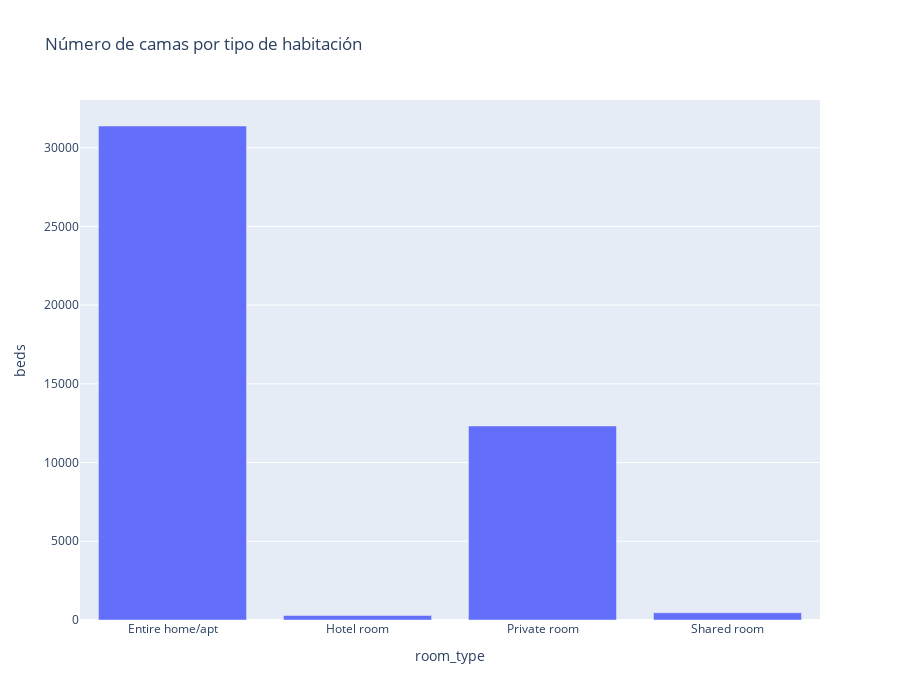

The notebook cell saved with this chart:
### Code cell
# GRAFICAS NUMERO DE CAMAS POR TIPO DE PROPIEDAD

# Para poder graficar las variables vamos a utilizar property_type y beds
grouped_type = df_listings.groupby('room_type')['beds'].sum().reset_index()

# Crear el gráfico de barras
fig = px.bar(grouped_type, x='room_type', y='beds', title='Número de camas por tipo de habitación',height=700)
# Actualizar el layout para quitar los decimales
fig.update_layout(yaxis=dict(tickformat='d'))

# Guardar el gráfico en un archivo HTML
#pio.write_html(fig, file='6_camas_tipohabitacion.html', auto_open=True)

fig.show()

### Figure 1 — Plotly figure (JSON) as saved in the notebook; plotly's stock layout.template omitted (floating-point values rounded to 4 significant figures)
{"data": [{"alignmentgroup": "True", "hovertemplate": "room_type=%{x}<br>beds=%{y}<extra></extra>", "legendgroup": "", "marker": {"color": "#636efa", "pattern": {"shape": ""}}, "name": "", "offsetgroup": "", "orientation": "v", "showlegend": false, "textposition": "auto", "type": "bar", "x": ["Entire home/apt", "Hotel room", "Private room", "Shared room"], "xaxis": "x", "y": [31380.0, 288.2, 12320.0, 457.7], "yaxis": "y"}], "layout": {"barmode": "relative", "height": 700, "legend": {"tracegroupgap": 0}, "title": {"text": "Número de camas por tipo de habitación"}, "xaxis": {"anchor": "y", "domain": [0, 1], "title": {"text": "room_type"}}, "yaxis": {"anchor": "x", "domain": [0, 1], "tickformat": "d", "title": {"text": "beds"}}}}
